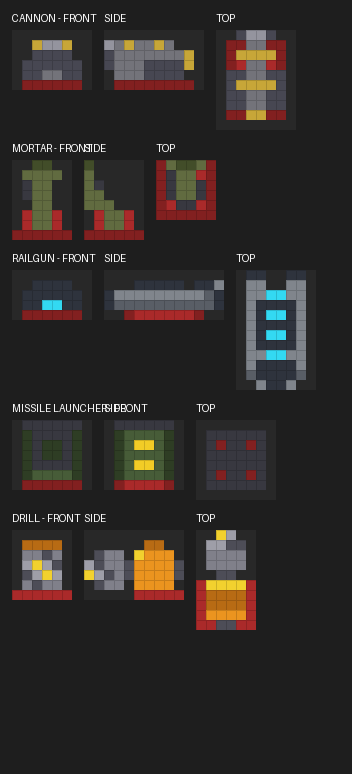

Reproduce this figure in Python.
"""Direct Python port of WeaponModelGenerator to preview all weapon models."""
from PIL import Image, ImageDraw

def darken(rgb, amt): return tuple(max(0, int(v*(1-amt))) for v in rgb)
def lighten(rgb, amt): return tuple(min(255, int(v + (255-v)*amt)) for v in rgb)

team = (200, 50, 50)  # Red team
teamDk = darken(team, 0.15)
teamDkk = darken(team, 0.35)

def fill(grid, w, h, d, x0, y0, z0, x1, y1, z1, color):
    for x in range(x0, x1):
        for y in range(y0, y1):
            for z in range(z0, z1):
                if 0 <= x < w and 0 <= y < h and 0 <= z < d:
                    grid[(x,y,z)] = color

def make_cannon():
    w, h, d = 8, 6, 10
    g = {}
    metal = (115, 115, 122)
    metalDk = (71, 71, 82)
    metalLt = (148, 148, 158)
    brass = (199, 166, 56)

    # Base platform
    fill(g, w,h,d, 1,0,1, 7,1,9, teamDk)
    for x in range(1,7):
        g[(x,0,1)] = teamDkk; g[(x,0,8)] = teamDkk
    for z in range(1,9):
        g[(1,0,z)] = teamDkk; g[(6,0,z)] = teamDkk

    # Carriage sides
    fill(g, w,h,d, 1,1,4, 3,3,8, metalDk)
    fill(g, w,h,d, 5,1,4, 7,3,8, metalDk)

    # Barrel core
    fill(g, w,h,d, 3,2,0, 5,4,8, metal)
    # Barrel wider cross
    fill(g, w,h,d, 2,3,1, 6,3,7, metal)
    fill(g, w,h,d, 3,1,1, 5,5,7, metal)

    # Muzzle flare
    fill(g, w,h,d, 2,2,0, 6,4,1, metalDk)
    g[(3,4,0)] = metalLt; g[(4,4,0)] = metalLt

    # Brass bands
    for x in range(2,6):
        g[(x,4,2)] = brass; g[(x,4,5)] = brass

    # Brass breech cap
    fill(g, w,h,d, 3,2,8, 5,4,9, brass)

    # Trunnion pins
    g[(2,2,5)] = brass; g[(5,2,5)] = brass

    return g, w, h, d, "CANNON"

def make_mortar():
    w, h, d = 6, 8, 6
    g = {}
    olive = (97, 107, 64)
    oliveDk = (66, 77, 41)
    metalDk = (56, 56, 64)

    # Wide base plate
    fill(g, w,h,d, 0,0,0, 6,1,6, metalDk)
    for x in range(6):
        g[(x,0,0)] = teamDkk; g[(x,0,5)] = teamDkk
    for z in range(6):
        g[(0,0,z)] = teamDkk; g[(5,0,z)] = teamDkk

    # Support bipod legs
    fill(g, w,h,d, 1,1,1, 2,3,2, teamDk)
    fill(g, w,h,d, 4,1,1, 5,3,2, teamDk)
    fill(g, w,h,d, 1,1,4, 2,3,5, teamDk)
    fill(g, w,h,d, 4,1,4, 5,3,5, teamDk)

    # Mortar tube
    fill(g, w,h,d, 2,1,2, 4,3,4, olive)
    fill(g, w,h,d, 2,2,1, 4,4,3, olive)
    fill(g, w,h,d, 2,3,0, 4,5,2, olive)
    fill(g, w,h,d, 2,4,0, 4,7,1, olive)

    # Muzzle opening
    g[(2,7,0)] = oliveDk; g[(3,7,0)] = oliveDk

    # Muzzle flare
    g[(1,6,0)] = olive; g[(4,6,0)] = olive

    # Sight post
    g[(1,4,1)] = metalDk; g[(1,5,1)] = metalDk

    return g, w, h, d, "MORTAR"

def make_railgun():
    w, h, d = 8, 5, 12
    g = {}
    steel = (89, 94, 102)
    steelDk = (46, 51, 61)
    steelLt = (128, 133, 140)
    cyan = (51, 217, 242)
    cyanGlow = (128, 255, 255)

    # Base platform
    fill(g, w,h,d, 1,0,2, 7,1,10, teamDk)
    for x in range(1,7):
        g[(x,0,2)] = teamDkk; g[(x,0,9)] = teamDkk

    # Left rail
    fill(g, w,h,d, 1,1,0, 3,3,11, steel)
    fill(g, w,h,d, 1,1,0, 3,3,1, steelDk)
    for z in range(1,10):
        g[(1,2,z)] = steelLt; g[(2,2,z)] = steelLt

    # Right rail
    fill(g, w,h,d, 5,1,0, 7,3,11, steel)
    fill(g, w,h,d, 5,1,0, 7,3,1, steelDk)
    for z in range(1,10):
        g[(5,2,z)] = steelLt; g[(6,2,z)] = steelLt

    # Energy channel
    fill(g, w,h,d, 3,1,2, 5,2,9, cyan)
    for z in [3, 5, 7]:
        g[(3,1,z)] = cyanGlow; g[(4,1,z)] = cyanGlow

    # Top housing
    fill(g, w,h,d, 2,3,3, 6,4,8, steelDk)
    g[(3,3,4)] = cyan; g[(4,3,4)] = cyan
    g[(3,3,6)] = cyan; g[(4,3,6)] = cyan

    # Rear power unit
    fill(g, w,h,d, 2,1,9, 6,4,12, steelDk)
    g[(3,2,10)] = cyan; g[(4,2,10)] = cyan
    g[(3,2,11)] = cyanGlow; g[(4,2,11)] = cyanGlow
    g[(2,3,11)] = steelLt; g[(5,3,11)] = steelLt

    return g, w, h, d, "RAILGUN"

def make_missile():
    w, h, d = 8, 7, 8
    g = {}
    army = (71, 92, 56)
    armyDk = (46, 61, 36)
    metalDk = (56, 56, 64)
    red = (217, 46, 31)
    yellow = (242, 204, 38)

    # Base
    fill(g, w,h,d, 1,0,1, 7,1,7, teamDk)
    for x in range(1,7):
        g[(x,0,1)] = teamDkk; g[(x,0,6)] = teamDkk

    # Main housing
    fill(g, w,h,d, 1,1,1, 7,6,7, army)
    for y in range(1,6):
        g[(1,y,1)] = armyDk; g[(6,y,1)] = armyDk
        g[(1,y,6)] = armyDk; g[(6,y,6)] = armyDk

    # 4 launch tubes (front face z=1)
    for bx, by in [(2,4),(4,4),(2,2),(4,2)]:
        g[(bx,by,1)] = metalDk; g[(bx+1,by,1)] = metalDk
        g[(bx,by+1,1)] = metalDk; g[(bx+1,by+1,1)] = metalDk

    # Divider cross
    g[(3,3,1)] = armyDk; g[(4,3,1)] = armyDk
    g[(3,4,1)] = armyDk; g[(4,4,1)] = armyDk

    # Warning stripes
    for side_x in [1, 6]:
        g[(side_x,4,3)] = yellow; g[(side_x,4,4)] = yellow
        g[(side_x,2,3)] = yellow; g[(side_x,2,4)] = yellow

    # Red danger on top
    g[(3,6,3)] = red; g[(4,6,3)] = red
    g[(3,6,4)] = red; g[(4,6,4)] = red

    # Top cap
    fill(g, w,h,d, 1,6,1, 7,7,7, metalDk)
    g[(2,6,2)] = teamDkk; g[(5,6,2)] = teamDkk
    g[(2,6,5)] = teamDkk; g[(5,6,5)] = teamDkk

    return g, w, h, d, "MISSILE LAUNCHER"

def make_drill():
    w, h, d = 6, 7, 10
    g = {}
    orange = (235, 148, 31)
    orangeDk = (184, 107, 20)
    yellow = (242, 209, 46)
    metal = (128, 128, 138)
    metalDk = (77, 77, 87)
    metalLt = (158, 158, 168)

    # Base housing
    fill(g, w,h,d, 0,0,5, 6,1,10, teamDk)

    # Motor housing
    fill(g, w,h,d, 1,1,5, 5,5,9, orange)
    fill(g, w,h,d, 1,5,6, 5,6,8, orangeDk)
    fill(g, w,h,d, 1,4,5, 5,5,6, yellow)

    # Exhaust vents
    g[(2,3,9)] = metalDk; g[(3,3,9)] = metalDk
    g[(2,2,9)] = metalDk; g[(3,2,9)] = metalDk

    # Drive shaft
    fill(g, w,h,d, 2,2,3, 4,4,5, metalDk)

    # Drill chuck
    fill(g, w,h,d, 1,1,2, 5,5,4, metal)

    # Drill bit wide base
    fill(g, w,h,d, 1,1,2, 5,5,3, metal)

    # Narrowing
    fill(g, w,h,d, 1,2,1, 5,4,2, metalLt)

    # Tip
    g[(2,2,0)] = metalLt; g[(3,2,0)] = metalLt
    g[(2,3,0)] = metalLt; g[(3,3,0)] = metalLt

    # Spiral fluting
    g[(1,3,2)] = metalDk; g[(4,2,2)] = metalDk
    g[(2,1,1)] = metalDk; g[(3,4,1)] = metalDk
    g[(1,2,1)] = metalDk; g[(4,3,1)] = metalDk

    # Tip highlight
    g[(2,3,0)] = yellow; g[(3,2,0)] = yellow

    return g, w, h, d, "DRILL"


# === RENDER ===
scale = 10
pad = 12
label_h = 18

def render_view(grid, vw, vh, get_pixel):
    img = Image.new('RGB', (vw*scale, vh*scale), (40,40,40))
    for px in range(vw):
        for py in range(vh):
            color = get_pixel(grid, px, py)
            if color:
                for sx in range(scale):
                    for sy in range(scale):
                        img.putpixel((px*scale+sx, py*scale+sy), color)
                for sx in range(scale):
                    img.putpixel((px*scale+sx, py*scale), darken(color, 0.15))
                for sy in range(scale):
                    img.putpixel((px*scale, py*scale+sy), darken(color, 0.15))
    return img

def front_pixel(grid, w, h, d, px, py):
    for z in range(d):
        if (px, h-1-py, z) in grid:
            return grid[(px, h-1-py, z)]
    return None

def side_pixel(grid, w, h, d, px, py):
    for x in range(w-1, -1, -1):
        if (x, h-1-py, px) in grid:
            return grid[(x, h-1-py, px)]
    return None

def top_pixel(grid, w, h, d, px, py):
    for y in range(h-1, -1, -1):
        if (px, y, py) in grid:
            return grid[(px, y, py)]
    return None

weapons = [make_cannon(), make_mortar(), make_railgun(), make_missile(), make_drill()]

# Calculate total canvas size
row_height = 0
total_width = 0
for g, w, h, d, name in weapons:
    fw = w * scale
    fh = h * scale
    sw = d * scale
    tw = w * scale
    th = d * scale
    row_w = fw + sw + tw + pad * 4
    row_h = max(fh, fh, th) + label_h + pad
    total_width = max(total_width, row_w)
    row_height = max(row_height, row_h)

total_h = row_height * len(weapons) + pad
canvas = Image.new('RGB', (total_width + pad*2, total_h + pad), (30,30,30))
draw = ImageDraw.Draw(canvas)

y_offset = pad
for g, w, h, d, name in weapons:
    front = render_view(g, w, h, lambda gr, px, py: front_pixel(gr, w, h, d, px, py))
    side = render_view(g, d, h, lambda gr, px, py: side_pixel(gr, w, h, d, px, py))
    top = render_view(g, w, d, lambda gr, px, py: top_pixel(gr, w, h, d, px, py))

    x = pad
    draw.text((x, y_offset), f"{name} - FRONT", fill=(255,255,255))
    canvas.paste(front, (x, y_offset + label_h))
    x += front.width + pad
    draw.text((x, y_offset), "SIDE", fill=(255,255,255))
    canvas.paste(side, (x, y_offset + label_h))
    x += side.width + pad
    draw.text((x, y_offset), "TOP", fill=(255,255,255))
    canvas.paste(top, (x, y_offset + label_h))

    y_offset += max(front.height, side.height, top.height) + label_h + pad

canvas.save("tools/preview_weapons.png")
print(f"Weapon previews saved for {len(weapons)} weapons")
for g, w, h, d, name in weapons:
    print(f"  {name}: {len(g)} voxels, {w}x{h}x{d} grid")
